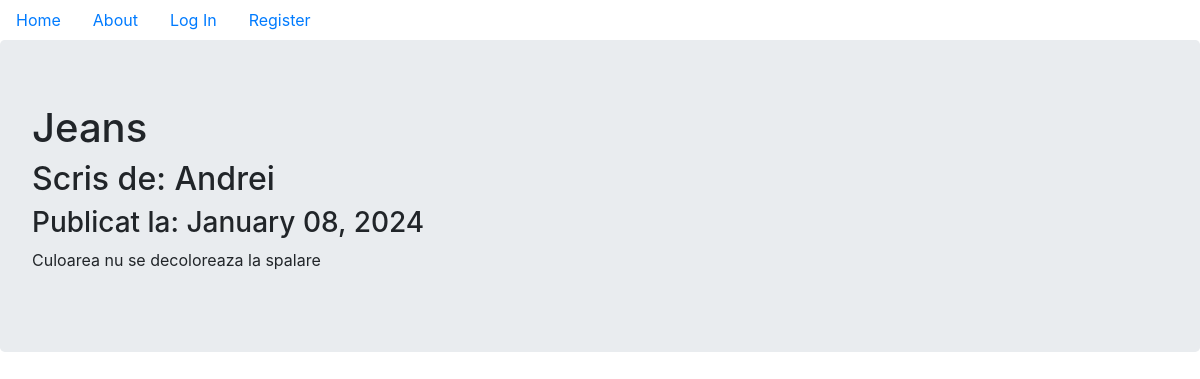
/2, run on the app's committed database.
### BlogClothesReview/models.py (models this page shows, shortened)
class ClothesReview(db.Model):
    users = db.relationship(User)  #fiecare review/postare este legata de un user
    id = db.Column(db.Integer,primary_key=True)
    user_id = db.Column(db.Integer,db.ForeignKey('users.id'),nullable=False)  #users.id users este numele tabeleui users definita mai sus, iar id este atributul acelei tabele, nullable-False adica fiecare review/post trebuie sa aiba asoviat un user_id
    date = db.Column(db.DateTime,nullable=False,default=datetime.utcnow)
    title = db.Column(db.String(140),nullable=False)
    text = db.Column(db.Text,nullable=False)

class User(db.Model, UserMixin):
    __tablename__ = 'users'
    id = db.Column(db.Integer,primary_key=True)
    profile_image = db.Column(db.String(64),nullable=False,default='default_profile.png')
    email = db.Column(db.String(64),unique=True,index=True)   #unique=True adica nu pot exista mai multe email-uri la fel
    username = db.Column(db.String(64),unique=True,index=True)  #index=True seteaza un index
    password_hash = db.Column(db.String(128))
    posts = db.relationship('ClothesReview',backref='author',lazy=True)  #review-ul are o relatie cu userul

### BlogClothesReview/users/views.py (the view)
@users.route("/<username>")
def user_posts(username):
    page=request.args.get('page',1,type=int)
    user = User.query.filter_by(username=username).first_or_404()
    blog_posts = ClothesReview.query.filter_by(author=user).order_by(ClothesReview.date.desc()).paginate(page=page,per_page=5) #filtram postarile dupa autoe si de ordoman descrescator dupa data
    return render_template('user_review_posts.html',blog_posts=blog_posts,user=user)

### BlogClothesReview/clothes_reviews/views.py (called while the page is built)
@blog_posts.route('/<int:blog_post_id>')
def blog_post(blog_post_id):
    blog_post = ClothesReview.query.get_or_404(blog_post_id)
    return render_template('review_post.html',title=blog_post.title,
                            date=blog_post.date,post=blog_post
    )

### BlogClothesReview/templates/review_post.html (shortened to what this page needs)
{% extends "base.html" %}
{% block content %}
<div class="jumbotron">
  <h1>{{post.title}}</h1>
  <h2>Scris de: {{post.author.username}}</h2>
  <h3>Publicat la: {{post.date.strftime('%B %d, %Y')}}</h3>
  <p>{{post.text}}</p>
</div>
{% endblock %}

### data on the page
ClothesReview: title "Jeans", date "January 08, 2024", text "Culoarea nu se decoloreaza la spalare"
User: author.username "Andrei"
